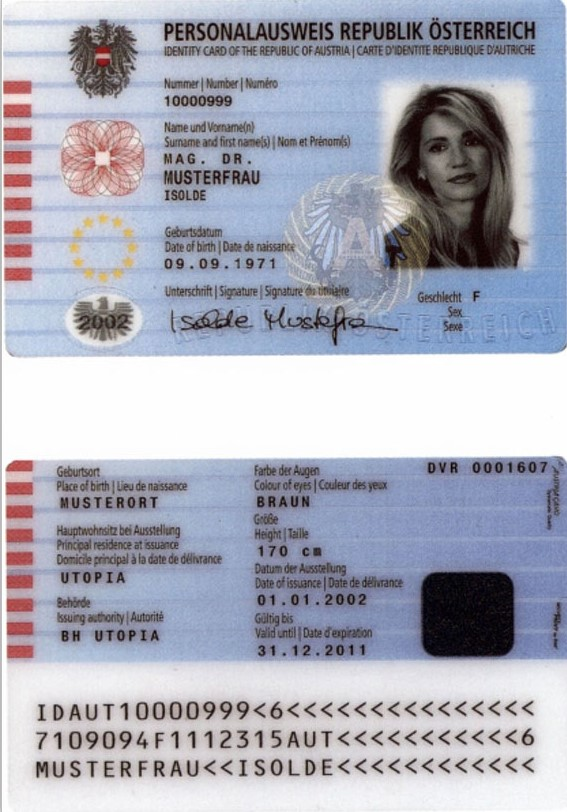
#> input picture 4 OCR/Step #4 Practice OCR with Mini-Projects (Intermediate)/4- Detecting machine-readable zones in passport images/images/1.jpg, 567 x 812 px; its folder holds only this picture in this run
$ python xxx.py --images images   (older library calls are emulated)
#> lines starting #> are read from the running program, lines starting #| are printed output that depends on the picture; after the words box and inside, x2 and y2 are one past the last pixel; in counts of white or black regions, pixels touching at a corner belong together
#python xxx.py -i images
# import the necessary packages
from imutils import paths
import numpy as np
import argparse
import imutils
import cv2
# construct the argument parse and parse the arguments
ap = argparse.ArgumentParser()
ap.add_argument("-i", "--images", required=True, help="path to images directory")
args = vars(ap.parse_args())
# initialize a rectangular and square structuring kernel
rectKernel = cv2.getStructuringElement(cv2.MORPH_RECT, (20, 5))
sqKernel = cv2.getStructuringElement(cv2.MORPH_RECT, (30, 30))


# loop over the input image paths
for imagePath in paths.list_images(args["images"]):
	# load the image, resize it, and convert it to grayscale
	image = cv2.imread(imagePath)
#> image is the input picture: shape (812, 567, 3); mean B, G, R 185.6, 172.2, 169.9
	image = imutils.resize(image, height=600)
#> image: shape (600, 418, 3)
	cv2.imshow("image",image)
	cv2.waitKey(0)
	cv2.destroyAllWindows()
	gray = cv2.cvtColor(image, cv2.COLOR_BGR2GRAY)
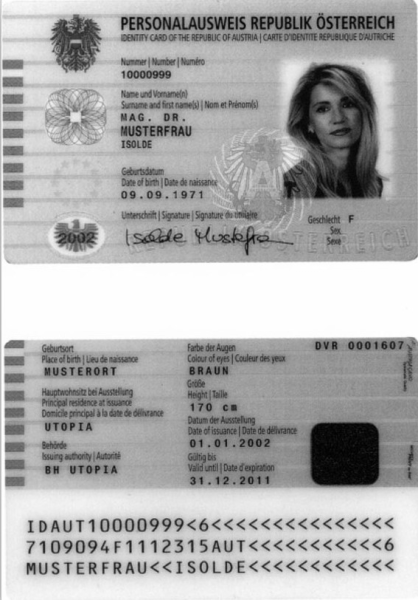
#> gray: shape (600, 418); min 1, max 255, mean 173
	cv2.imshow("gray",gray)
	cv2.waitKey(0)
	cv2.destroyAllWindows()
	# smooth the image using a 3x3 Gaussian, then apply the blackhat
	# morphological operator to find dark regions on a light background
	gray = cv2.GaussianBlur(gray, (3, 3), 0)
	blackhat = cv2.morphologyEx(gray, cv2.MORPH_BLACKHAT, rectKernel)
	cv2.imshow("blackhat",blackhat)
	cv2.waitKey(0)
	cv2.destroyAllWindows()
	# compute the Scharr gradient of the blackhat image and scale the
	# result into the range [0, 255]
	gradX = cv2.Sobel(blackhat, ddepth=cv2.CV_32F, dx=1, dy=0, ksize=-1)
	gradX = np.absolute(gradX)
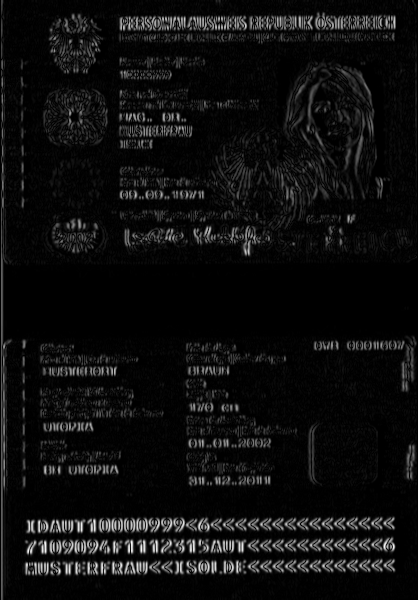
#> gradX: shape (600, 418) float32; min 0, max 1724, mean 99.6; drawn with min black and max white
	(minVal, maxVal) = (np.min(gradX), np.max(gradX))
#> minVal = 0; maxVal = 1724
	gradX = (255 * ((gradX - minVal) / (maxVal - minVal))).astype("uint8")
	cv2.imshow("gradX",gradX)
	cv2.waitKey(0)
	cv2.destroyAllWindows()
	# apply a closing operation using the rectangular kernel to close
	# gaps in between letters -- then apply Otsu's thresholding method
	gradX = cv2.morphologyEx(gradX, cv2.MORPH_CLOSE, rectKernel)
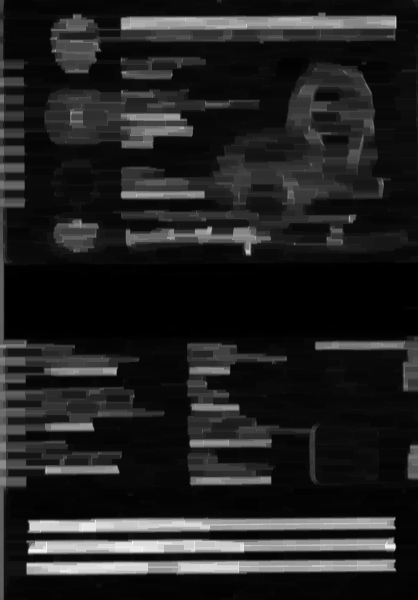
#> gradX: shape (600, 418); min 0, max 255, mean 33
	cv2.imshow("gradX",gradX)
	cv2.waitKey(0)
	cv2.destroyAllWindows()
	thresh = cv2.threshold(gradX, 0, 255, cv2.THRESH_BINARY | cv2.THRESH_OTSU)[1]
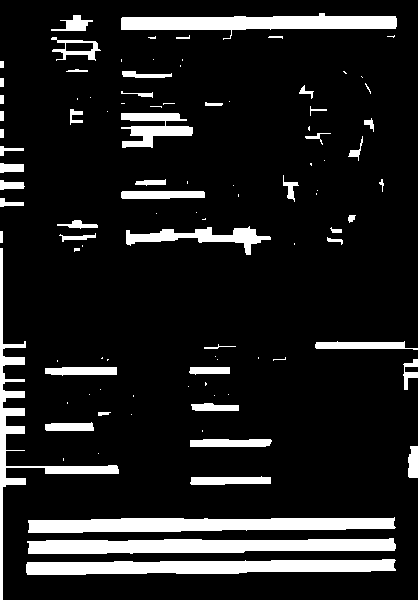
#> thresh: shape (600, 418); 12.4% white; 100 white regions (49 under 20 px), largest, box (x1, y1, x2, y2) and area: (27, 538, 396, 554) 4642, (26, 559, 396, 575) 4517, (28, 517, 396, 533) 4509
	cv2.imshow("thresh",thresh)
	cv2.waitKey(0)
	cv2.destroyAllWindows()
	# perform another closing operation, this time using the square
	# kernel to close gaps between lines of the MRZ, then perform a
	# series of erosions to break apart connected components
	thresh = cv2.morphologyEx(thresh, cv2.MORPH_CLOSE, sqKernel)
#> thresh: shape (600, 418); 23.5% white; 20 white regions (7 under 20 px), largest, box (x1, y1, x2, y2) and area: (0, 62, 397, 600) 31981, (52, 0, 398, 149) 13442, (189, 345, 287, 486) 4990
	cv2.imshow("thresh",thresh)
	cv2.waitKey(0)
	cv2.destroyAllWindows()
	thresh = cv2.erode(thresh, None, iterations=4)
#> thresh: shape (600, 418); 15% white; 17 white regions (2 under 20 px), largest, box (x1, y1, x2, y2) and area: (0, 523, 393, 572) 18314, (56, 21, 394, 145) 8099, (0, 346, 23, 484) 3035
	cv2.imshow("thresh",thresh)
	cv2.waitKey(0)
	cv2.destroyAllWindows()
	# during thresholding, it's possible that border pixels were
	# included in the thresholding, so let's set 5% of the left and
	# right borders to zero
	p = int(image.shape[1] * 0.05)
#> p = 20
	thresh[:, 0:p] = 0
	thresh[:, image.shape[1] - p:] = 0
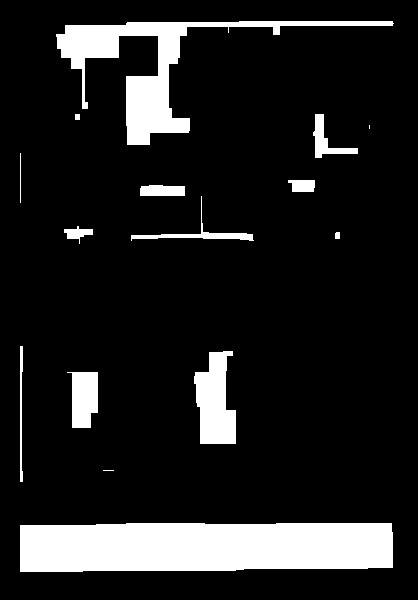
#> thresh: shape (600, 418); 12.9% white; 15 white regions (2 under 20 px)
	cv2.imshow("thresh",thresh)
	cv2.waitKey(0)
	cv2.destroyAllWindows()
	# find contours in the thresholded image and sort them by their
	# size
	cnts = cv2.findContours(thresh.copy(), cv2.RETR_EXTERNAL,cv2.CHAIN_APPROX_SIMPLE)
#> cnts = 15 contours, 3 with area under 20; largest, box (x1, y1, x2, y2) and area: (20, 523, 393, 572) 16956, (56, 21, 394, 145) 7509, (194, 351, 236, 444) 2624, (67, 372, 98, 428) 1271, (313, 114, 358, 158) 556
	cnts = imutils.grab_contours(cnts)
	cnts = sorted(cnts, key=cv2.contourArea, reverse=True)
	# loop over the contours
	for c in cnts:
		# compute the bounding box of the contour and use the contour to
		# compute the aspect ratio and coverage ratio of the bounding box
		# width to the width of the image
		(x, y, w, h) = cv2.boundingRect(c)
		ar = w / float(h)
		crWidth = w / float(gray.shape[1])
		# check to see if the aspect ratio and coverage width are within
		# acceptable criteria
		if ar > 5 and crWidth > 0.75:
			# pad the bounding box since we applied erosions and now need
			# to re-grow it
			pX = int((x + w) * 0.03)
			pY = int((y + h) * 0.03)
			(x, y) = (x - pX, y - pY)
			(w, h) = (w + (pX * 2), h + (pY * 2))
			# extract the ROI from the image and draw a bounding box
			# surrounding the MRZ
			roi = image[y:y + h, x:x + w].copy()
			cv2.rectangle(image, (x, y), (x + w, y + h), (0, 255, 0), 2)
			break
#> this loop made 1 pass
#> (x, y, w, h, ar, crWidth, pX, pY) on pass 1: (9, 506, 395, 83, 7.61, 0.892, 11, 17)
#> pass 1, `roi = image[y:y + h, x:x + w].copy()`:
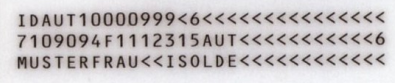
#> roi: shape (83, 395, 3); mean B, G, R 195.7, 194.2, 198.9
#> after the loop:
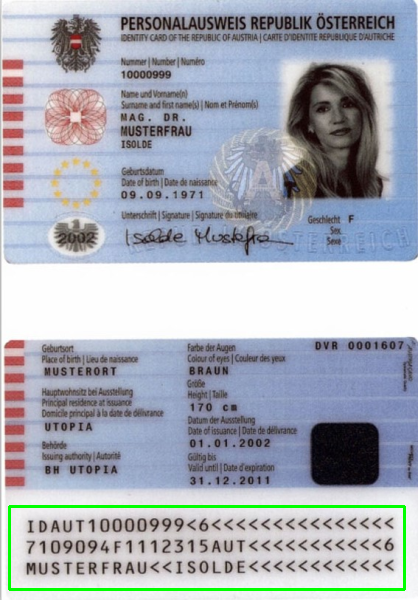
#> image: shape (600, 418, 3); mean B, G, R 182.9, 172.4, 167.2
	# show the output images
	cv2.imshow("Image", image)
	cv2.imshow("ROI", roi)
	cv2.waitKey(0)

$ run again, on 4 OCR/Step #4 Practice OCR with Mini-Projects (Intermediate)/4- Detecting machine-readable zones in passport images/images/3.jpg
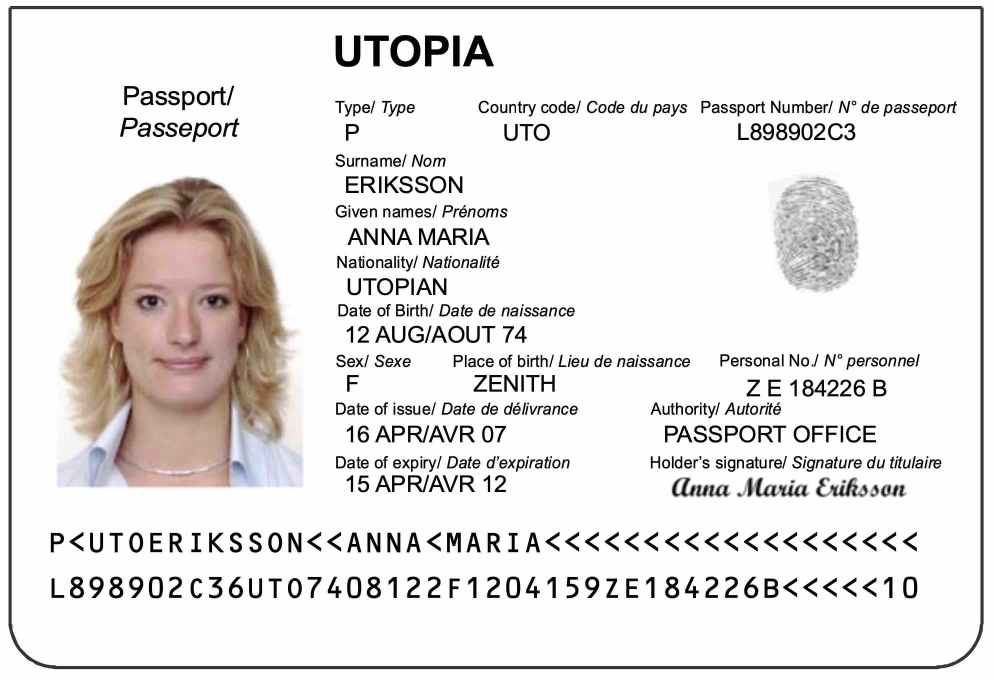
#> input picture 4 OCR/Step #4 Practice OCR with Mini-Projects (Intermediate)/4- Detecting machine-readable zones in passport images/images/3.jpg, 2980 x 2040 px (shown at 1/3 size)
#> image is the input picture: shape (2040, 2980, 3); mean B, G, R 226.5, 227.5, 230
#> minVal = 0; maxVal = 3024
#> cnts = 11 contours, 2 with area under 20; largest, box (x1, y1, x2, y2) and area: (49, 474, 808, 525) 36990, (301, 94, 560, 431) 36830, (579, 317, 815, 435) 18418, (112, 81, 208, 118) 2984, (655, 94, 780, 121) 2540
#> the loop `for c in cnts:` made 1 pass
#> (x, y, w, h, ar, crWidth, pX, pY) on pass 1: (25, 459, 807, 81, 14.88, 0.866, 24, 15)
#> after the loop `for c in cnts:`:
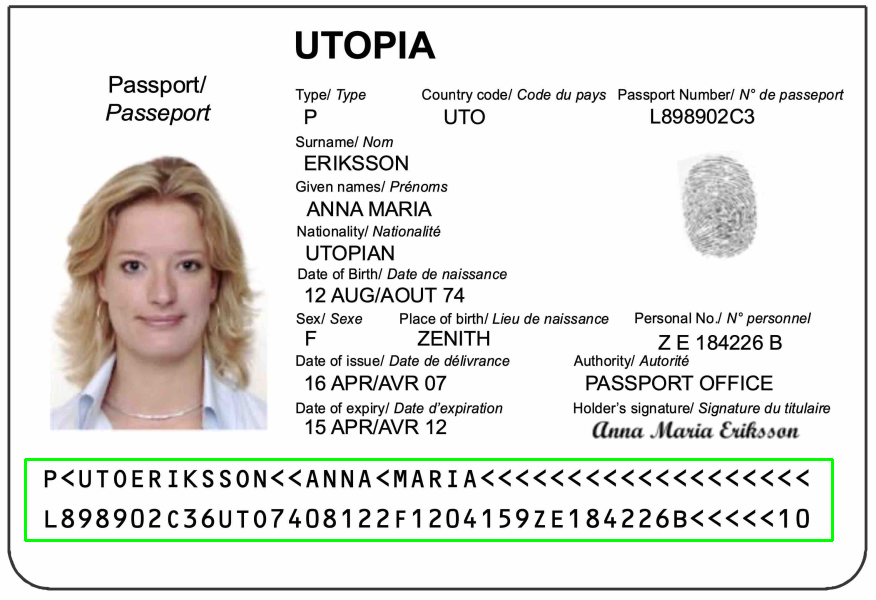
#> image: shape (600, 876, 3); mean B, G, R 223.9, 227.5, 227.4
